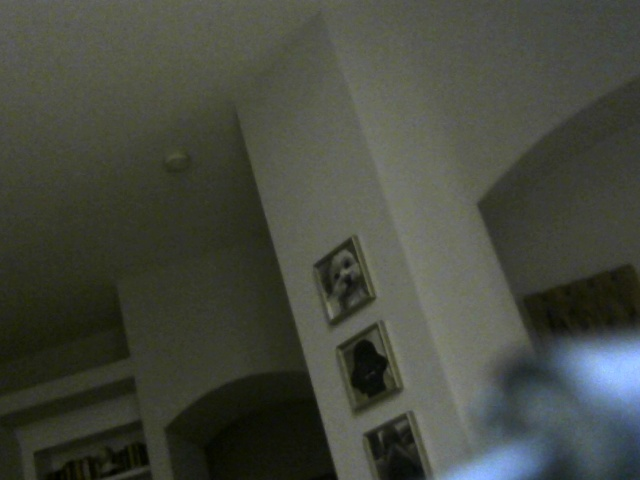
#> input picture usb_photo_20250501_152717.jpg, 640 x 480 px; its folder holds only this picture in this run
$ python -i YellowDetector.py   (imports and definitions only)
#> lines starting #> are read from the running program, lines starting #| are printed output that depends on the picture; after the words box and inside, x2 and y2 are one past the last pixel; in counts of white or black regions, pixels touching at a corner belong together
import os
import cv2
import numpy as np


class YellowDetector:
    def __init__(self):
        self.lower_yellow = (15, 80, 100)
        self.upper_yellow = (40, 255, 255)
        self.lower_green = (35, 40, 40)
        self.upper_green = (85, 255, 255)

    def detect_yellowing(self, image_path) -> float:
        # Read the image
#> called with image_path = 'usb_photo_20250501_152717.jpg'
        image = cv2.imread(image_path)
#> image is the input picture: shape (480, 640, 3); mean B, G, R 63, 72.6, 69.3
        if image is None:
            raise ValueError("The image path provided is invalid or the image could not be loaded.")

        hsv_image = cv2.cvtColor(image, cv2.COLOR_BGR2HSV)
#> hsv_image: shape (480, 640, 3); mean H, S, V 41, 56, 74.1

        # create mask for green pixels
        green_mask = cv2.inRange(hsv_image, self.lower_green, self.upper_green)
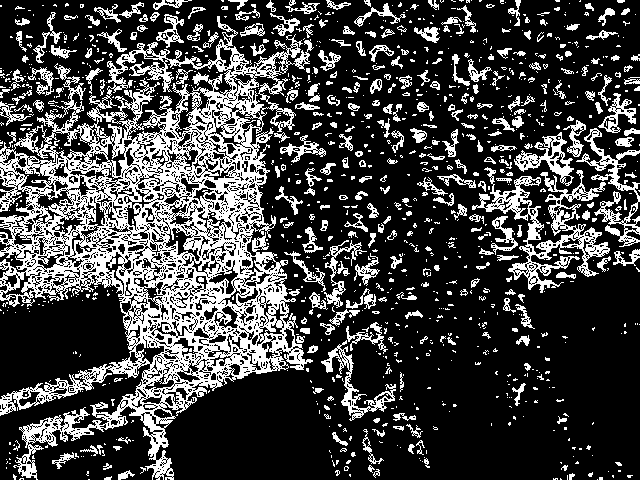
#> green_mask: shape (480, 640); 26.3% white in thin lines or dots

        # create a mask for yellow pixels
        yellow_mask = cv2.inRange(hsv_image, self.lower_yellow, self.upper_yellow)
#> yellow_mask: shape (480, 640); every value is 0

        # combine masks
        combined_mask = cv2.bitwise_or(green_mask, yellow_mask)

        # Get yellow pixels
        yellow_pixels = np.sum(yellow_mask == 255)
#> yellow_pixels = 0

        # calculate combined pixels
        total_pixels = np.sum(combined_mask == 255)
#> total_pixels = 80725

        # avoid division by zero
        if total_pixels == 0:
            return 0.0

        # calc percentage of yellow pixels in combined mask
        yellow_percentage = (yellow_pixels / total_pixels) * 100
#> yellow_percentage = 0

        # return percentage of yellowing detected in image
        return yellow_percentage

# [30 lines of commented-out code are left out]

>>> result = YellowDetector().detect_yellowing('usb_photo_20250501_152717.jpg')
#> result = 0

$ run again, on usb_photo_20250502_034216.jpg
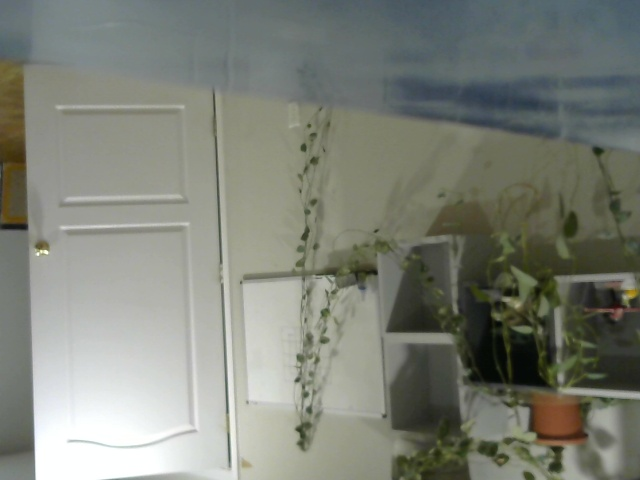
#> input picture usb_photo_20250502_034216.jpg, 640 x 480 px
#> in detect_yellowing, image is the input picture: shape (480, 640, 3); mean B, G, R 119.6, 129.5, 125.8
#> hsv_image: shape (480, 640, 3); mean H, S, V 51.1, 35.4, 130.7
#> in detect_yellowing, `green_mask = cv2.inRange(hsv_image, self.lower_green, self.upper_green)`:
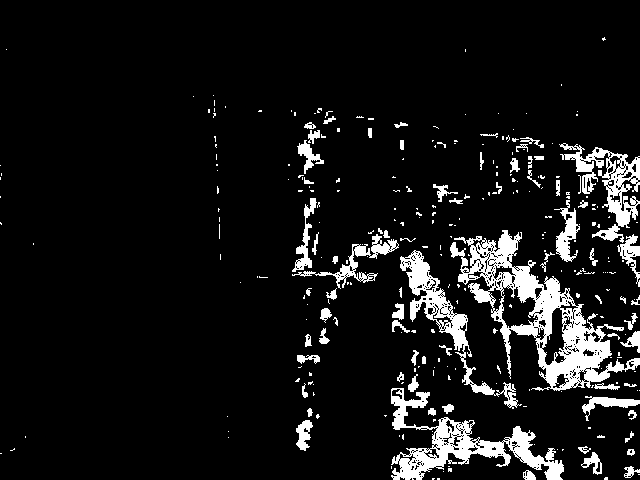
#> green_mask: shape (480, 640); 8.7% white; 294 white regions (220 under 20 px), largest, box (x1, y1, x2, y2) and area: (450, 230, 640, 391) 8116, (391, 388, 564, 480) 4560, (400, 250, 522, 409) 2764
#> yellow_mask: shape (480, 640); 0.72% white; 73 white regions (57 under 20 px), largest, box (x1, y1, x2, y2) and area: (0, 62, 24, 102) 611, (535, 392, 577, 405) 304, (0, 106, 24, 124) 213
#> in detect_yellowing, `combined_mask = cv2.bitwise_or(green_mask, yellow_mask)`:
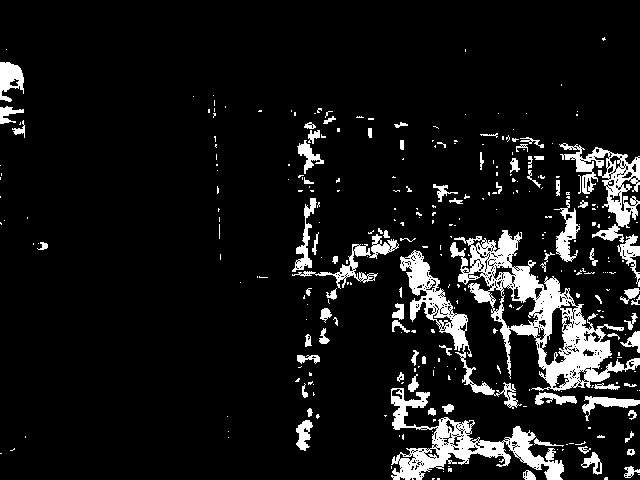
#> combined_mask: shape (480, 640); 9.2% white; 312 white regions (232 under 20 px), largest, box (x1, y1, x2, y2) and area: (450, 230, 640, 391) 8135, (391, 388, 564, 480) 4580, (400, 250, 522, 409) 2764
#> yellow_pixels = 2202
#> total_pixels = 28152
#> yellow_percentage = 7.82

$ run again, on healthy1.jpg
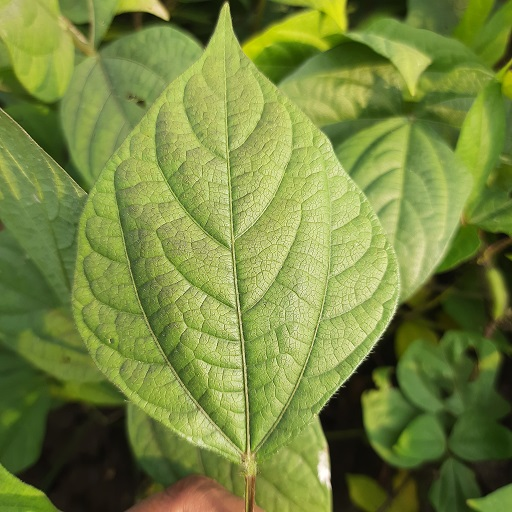
#> input picture healthy1.jpg, 512 x 512 px
#> in detect_yellowing, image is the input picture: shape (512, 512, 3); mean B, G, R 63.5, 135.1, 118.4
#> hsv_image: shape (512, 512, 3); mean H, S, V 36.6, 141.3, 136
#> in detect_yellowing, `green_mask = cv2.inRange(hsv_image, self.lower_green, self.upper_green)`:
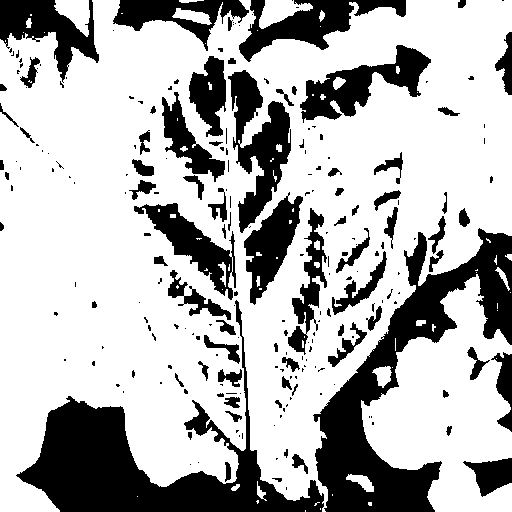
#> green_mask: shape (512, 512); 70.9% white; 226 black regions (145 under 20 px), largest, box (x1, y1, x2, y2) and area: (313, 228, 512, 512) 17260, (16, 300, 324, 512) 16699, (228, 70, 291, 233) 4764
#> yellow_mask: shape (512, 512); 57.6% white; 675 black regions (598 under 20 px), largest, box (x1, y1, x2, y2) and area: (317, 82, 512, 512) 40899, (0, 138, 245, 512) 32243, (95, 0, 307, 128) 8316
#> in detect_yellowing, `combined_mask = cv2.bitwise_or(green_mask, yellow_mask)`:
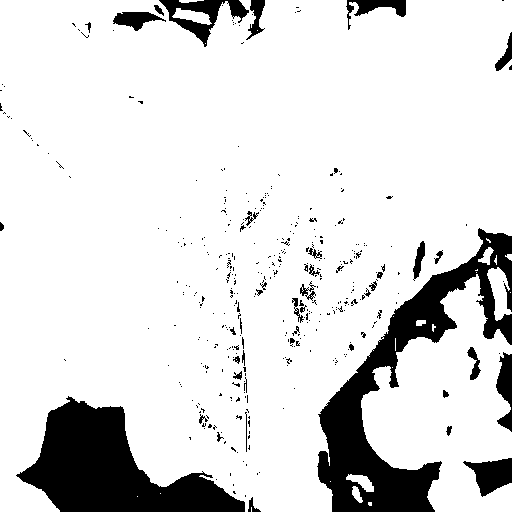
#> combined_mask: shape (512, 512); 86.3% white; 393 black regions (348 under 20 px), largest, box (x1, y1, x2, y2) and area: (317, 228, 512, 512) 14996, (16, 396, 245, 512) 12805, (159, 0, 249, 47) 1445
#> yellow_pixels = 150994
#> total_pixels = 226354
#> yellow_percentage = 66.71

$ run again, on healthy2.jpg
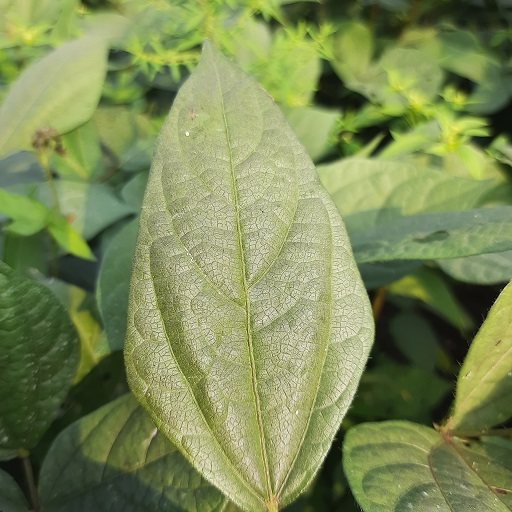
#> input picture healthy2.jpg, 512 x 512 px
#> in detect_yellowing, image is the input picture: shape (512, 512, 3); mean B, G, R 86.1, 138.4, 124.7
#> hsv_image: shape (512, 512, 3); mean H, S, V 39.6, 101.2, 138.6
#> in detect_yellowing, `green_mask = cv2.inRange(hsv_image, self.lower_green, self.upper_green)`:
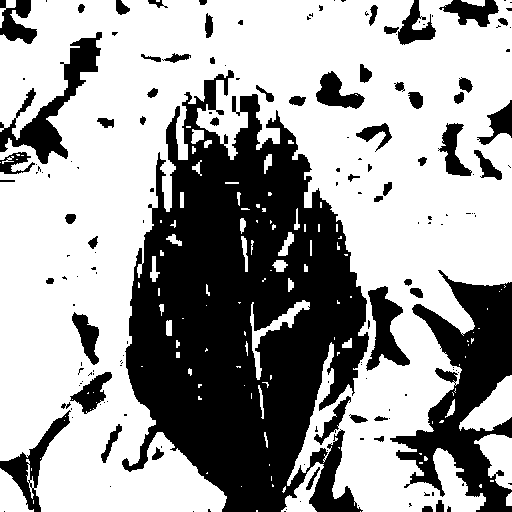
#> green_mask: shape (512, 512); 62.9% white; 164 black regions (104 under 20 px), largest, box (x1, y1, x2, y2) and area: (122, 70, 369, 512) 65676, (390, 270, 512, 512) 12748, (0, 32, 102, 164) 3487
#> yellow_mask: shape (512, 512); 35.8% white; 890 white regions (848 under 20 px), largest, box (x1, y1, x2, y2) and area: (0, 0, 512, 222) 36494, (110, 101, 339, 512) 25927, (347, 279, 512, 512) 13772
#> in detect_yellowing, `combined_mask = cv2.bitwise_or(green_mask, yellow_mask)`:
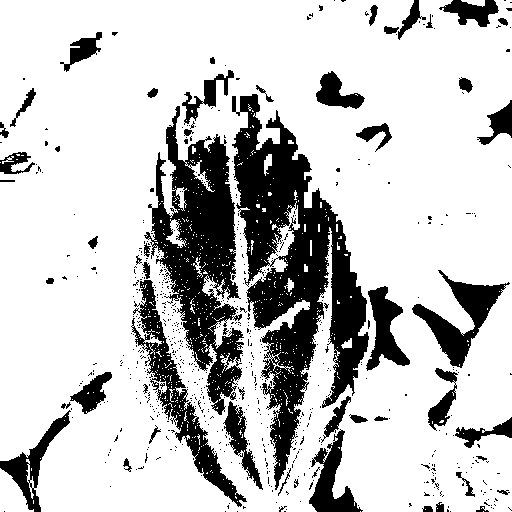
#> combined_mask: shape (512, 512); 77.3% white; 664 black regions (609 under 20 px), largest, box (x1, y1, x2, y2) and area: (232, 94, 369, 490) 21697, (144, 106, 244, 415) 13303, (131, 280, 247, 507) 4356
#> yellow_pixels = 93841
#> total_pixels = 202590
#> yellow_percentage = 46.32
